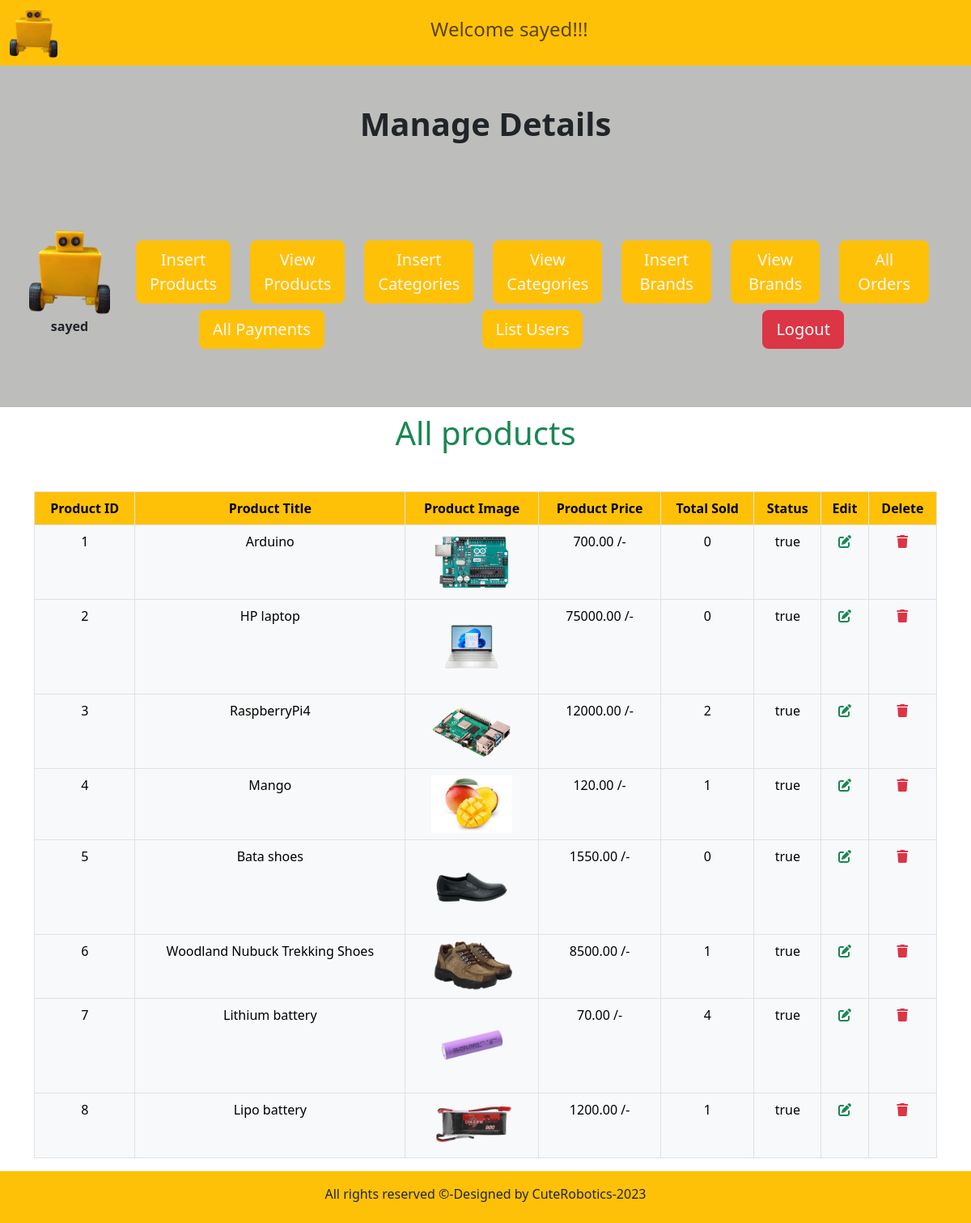
Page /1.E-commerce_website_with_php/admin/index.php?view_products (signed in) on the committed database.
### tables this page shows
CREATE TABLE `products` (
  `product_id` int(11) NOT NULL,
  `product_title` varchar(255) NOT NULL,
  `product_description` text DEFAULT NULL,
  `product_keywords` varchar(255) DEFAULT NULL,
  `category_id` int(11) DEFAULT NULL,
  `brand_id` int(11) DEFAULT NULL,
  `product_image1` varchar(255) DEFAULT NULL,
  `product_image2` varchar(255) DEFAULT NULL,
  `product_image3` varchar(255) DEFAULT NULL,
  `product_price` decimal(10,2) NOT NULL,
  `date` varchar(55) DEFAULT NULL,
  `status` varchar(55) DEFAULT NULL,
  `product_details` varchar(255) DEFAULT NULL
);

### 1.E-commerce_website_with_php/admin/view_products.php (the view)
<h1 class="text-center text-success">All products</h1>
<table class="table table-bordered mt-5">
	<thead >
		<th class="bg-warning text-center">Product ID</th>
		<th class="bg-warning text-center">Product Title</th>
		<th class="bg-warning text-center">Product Image</th>
		<th class="bg-warning text-center">Product Price</th>
		<th class="bg-warning text-center">Total Sold</th>
		<th class="bg-warning text-center">Status</th>
		<th class="bg-warning text-center">Edit</th>
		<th class="bg-warning text-center">Delete</th>
	</thead>
	<tbody>
        <?php
         $get_products="SELECT * FROM products";
         $result=mysqli_query($con,$get_products);
         $num=1;
         while ($row=mysqli_fetch_assoc($result)) {
         	$product_id=$row['product_id'];
         	$product_title=$row['product_title'];
         	$product_image=$row['product_image1'];
         	$product_price=$row['product_price'];
         	$status=$row['status'];
         	$get_total_count="SELECT * FROM orders_pending WHERE product_id=$product_id";
         	$result_count=mysqli_query($con,$get_total_count);
         	$rows_count=mysqli_num_rows($result_count);
         	       echo "
       <tr class='text-center'>
			<td class='bg-light'>$num</td>
			<td class='bg-light'>$product_title</td>
			<td class='bg-light'>
			 <img src='./product_images/$product_image' alt='$product_image' class='admin_img' >
			</td>
			<td class='bg-light'>$product_price /-</td>
			<td class='bg-light'>$rows_count</td>
			<td class='bg-light'>$status</td>
			<td class='bg-light'>
				<a href='index.php?edit_products=$product_id' class='text-success'>
					<i class='fa-solid fa-pen-to-square'></i>
				</a>
			</td>
			<td class='bg-light'>
				<a href='index.php?delete_products=$product_id' class='text-danger'>
					<i class='fa-solid fa-trash'></i>
				</a>
			</td>
		</tr> ";
		$num++;
         }
        ?>
	</tbody>
</table>

### 1.E-commerce_website_with_php/admin/index.php (style rules this page uses)
body { overflow-x:hidden; }
.admin_img { width: 100px; object-fit: contain; }

### rows in the picture
products: product_title "Arduino", product_image1 (picture), product_price "700.00", rows_count "0", status "true"
products: product_title "HP laptop", product_image1 (picture), product_price "75000.00", rows_count "0", status "true"
products: product_title "RaspberryPi4", product_image1 (picture), product_price "12000.00", rows_count "2", status "true"
products: product_title "Mango", product_image1 (picture), product_price "120.00", rows_count "1", status "true"
products: product_title "Bata shoes", product_image1 (picture), product_price "1550.00", rows_count "0", status "true"
products: product_title "Woodland Nubuck Trekking Shoes", product_image1 (picture), product_price "8500.00", rows_count "1", status "true"
products: product_title "Lithium battery", product_image1 (picture), product_price "70.00", rows_count "4", status "true"
products: product_title "Lipo battery", product_image1 (picture), product_price "1200.00", rows_count "1", status "true"

### other values in the picture
$admin_name "sayed"
